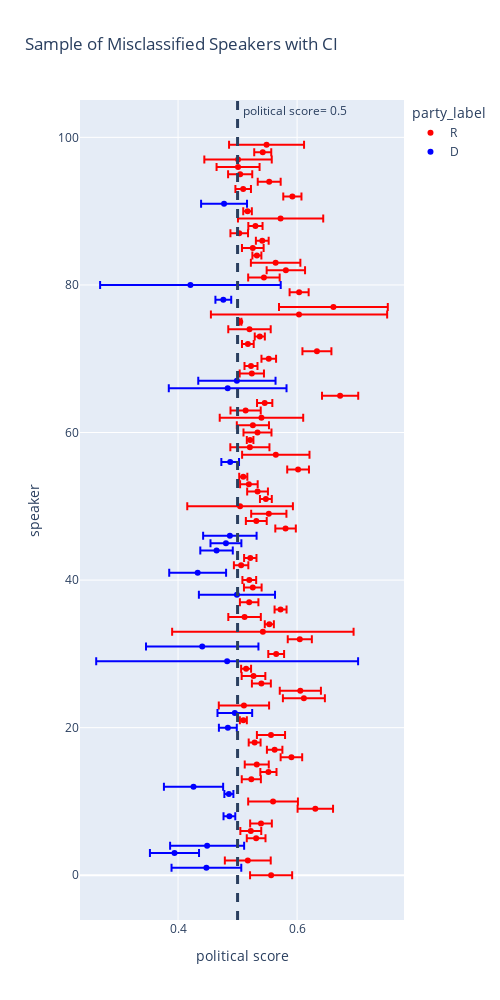

The notebook cell saved with this chart:
### Code cell
#ensures republicans are in red and democrats are in blue
color_code = ["red", "blue"] if more_than_one_quote_speakers_scores.party_label.values[0] == 'R' else [ "blue","red"]
#plot political score of misclassified speakers with 95% CI
fig = px.scatter(more_than_one_quote_speakers_scores.sample(100), x =  'avg_prob_dem', y =np.array([x for x in range(100)]),error_x='ste_CI',
                color = 'party_label',color_discrete_sequence=color_code, labels = {'y' : 'speaker','avg_prob_dem':"political score"},
                hover_data= ['party_label','speaker','avg_prob_dem'], width= 500, height=1000, title = 'Sample of Misclassified Speakers with CI')
fig.add_vline(x=0.5,line_width=3, line_dash="dash",annotation_text=" political score= 0.5")

### Figure 1 — Plotly figure (JSON) as saved in the notebook; plotly's stock layout.template omitted (floating-point values rounded to 4 significant figures; data arrays with more than 128 entries replaced by an {"elided": "..."} marker saying what was removed)
{"data": [{"customdata": {"elided": "79x2 str values"}, "error_x": {"array": [0.03537, 0.03855, 0.01573, 0.01756, 0.01821, 0.02979, 0.04178, 0.01607, 0.01358, 0.02019, 0.01809, 0.013, 0.009976, 0.02365, 0.00586, 0.04225, 0.03527, 0.03457, 0.01592, 0.01989, 0.008361, 0.01328, 0.02025, 0.1524, 0.007649, 0.02732, 0.01008, 0.01553, 0.01483, 0.01157, 0.01212, 0.0104, 0.01723, 0.01752, 0.02961, 0.08873, 0.009954, 0.01744, 0.01478, 0.006821, 0.01827, 0.0566, 0.03286, 0.005543, 0.02351, 0.02701, 0.07012, 0.02539, 0.01286, 0.03042, 0.0204, 0.01092, 0.01227, 0.02435, 0.009852, 0.008486, 0.03565, 0.001939, 0.148, 0.09138, 0.016, 0.02645, 0.03225, 0.04157, 0.007569, 0.01821, 0.01074, 0.01478, 0.01196, 0.07163, 0.007225, 0.01528, 0.01306, 0.01927, 0.02029, 0.03612, 0.05663, 0.0143, 0.06299]}, "hovertemplate": "party_label=%{customdata[0]}<br>political score=%{x}<br>speaker=%{customdata[1]}<extra></extra>", "legendgroup": "R", "marker": {"color": "red", "symbol": "circle"}, "mode": "markers", "name": "R", "orientation": "v", "showlegend": true, "type": "scatter", "x": [0.5563, 0.5172, 0.5312, 0.5222, 0.5394, 0.6306, 0.5596, 0.5231, 0.5518, 0.5322, 0.5904, 0.5623, 0.5287, 0.5561, 0.5097, 0.5107, 0.6114, 0.6054, 0.54, 0.5268, 0.5143, 0.5649, 0.6045, 0.5425, 0.5533, 0.5117, 0.5722, 0.5195, 0.5256, 0.5197, 0.5059, 0.5214, 0.5806, 0.5315, 0.5525, 0.5042, 0.5475, 0.5336, 0.519, 0.5096, 0.6017, 0.5642, 0.5207, 0.5211, 0.5335, 0.5258, 0.5401, 0.5135, 0.5455, 0.6723, 0.5239, 0.5225, 0.5524, 0.6333, 0.5173, 0.5373, 0.52, 0.5045, 0.6032, 0.661, 0.6034, 0.5443, 0.5811, 0.5639, 0.5324, 0.5256, 0.5415, 0.5028, 0.53, 0.5723, 0.5167, 0.592, 0.5094, 0.5531, 0.5044, 0.5008, 0.5008, 0.5423, 0.5487], "xaxis": "x", "y": [0, 2, 5, 6, 7, 9, 10, 13, 14, 15, 16, 17, 18, 19, 21, 23, 24, 25, 26, 27, 28, 30, 32, 33, 34, 35, 36, 37, 39, 40, 42, 43, 47, 48, 49, 50, 51, 52, 53, 54, 55, 57, 58, 59, 60, 61, 62, 63, 64, 65, 68, 69, 70, 71, 72, 73, 74, 75, 76, 77, 79, 81, 82, 83, 84, 85, 86, 87, 88, 89, 90, 92, 93, 94, 95, 96, 97, 98, 99], "yaxis": "y"}, {"customdata": [["D", "Benjamin Lambert"], ["D", "John C. Walker"], ["D", "Verna L. Jones"], ["D", "Margaret Workman"], ["D", "Malcolm Smith"], ["D", "Dawson Mathis"], ["D", "Steve Hodges"], ["D", "Joseph Mann"], ["D", "Richard D. Young"], ["D", "Jim Hutmacher"], ["D", "Jun Choi"], ["D", "John V. Evans"], ["D", "Daniel E. Bosley"], ["D", "Charles Flaherty"], ["D", "John Miller"], ["D", "Mel Miller"], ["D", "Joan Cadden"], ["D", "John M. Sullivan"], ["D", "Mike Tate"], ["D", "Susy Blake"], ["D", "Denny White"]], "error_x": {"array": [0.05858, 0.04125, 0.06218, 0.00989, 0.007576, 0.04974, 0.01503, 0.02913, 0.22, 0.09443, 0.06396, 0.04777, 0.02729, 0.02595, 0.04491, 0.01485, 0.09889, 0.06492, 0.01327, 0.1517, 0.03857]}, "hovertemplate": "party_label=%{customdata[0]}<br>political score=%{x}<br>speaker=%{customdata[1]}<extra></extra>", "legendgroup": "D", "marker": {"color": "blue", "symbol": "circle"}, "mode": "markers", "name": "D", "orientation": "v", "showlegend": true, "type": "scatter", "x": [0.4476, 0.394, 0.4488, 0.4863, 0.4854, 0.426, 0.4837, 0.4954, 0.4825, 0.4406, 0.499, 0.4329, 0.4647, 0.4804, 0.487, 0.4876, 0.4833, 0.4989, 0.4761, 0.4208, 0.4773], "xaxis": "x", "y": [1, 3, 4, 8, 11, 12, 20, 22, 29, 31, 38, 41, 44, 45, 46, 56, 66, 67, 78, 80, 91], "yaxis": "y"}], "layout": {"annotations": [{"showarrow": false, "text": " political score= 0.5", "x": 0.5, "xanchor": "left", "xref": "x", "y": 1, "yanchor": "top", "yref": "y domain"}], "height": 1000, "legend": {"title": {"text": "party_label"}, "tracegroupgap": 0}, "shapes": [{"line": {"dash": "dash", "width": 3}, "type": "line", "x0": 0.5, "x1": 0.5, "xref": "x", "y0": 0, "y1": 1, "yref": "y domain"}], "title": {"text": "Sample of Misclassified Speakers with CI"}, "width": 500, "xaxis": {"anchor": "y", "domain": [0, 1], "title": {"text": "political score"}}, "yaxis": {"anchor": "x", "domain": [0, 1], "title": {"text": "speaker"}}}}
